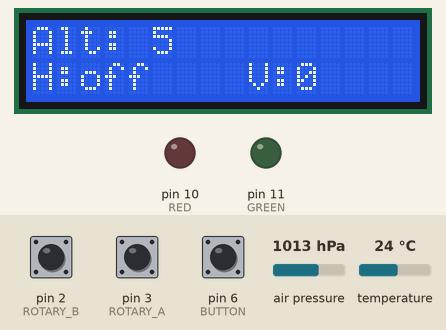
Bench run of a sketch on a simulated Arduino Uno, built with avr-gcc and run on an emulated ATmega328P. Parts: 16×2 character LCD, output pins drawn as LEDs (lit = HIGH). Wiring (inferred from the names in the program): BMP180 pressure sensor at I2C address 0x77. Dashed ring = blinking. The inputs (shaded band) are chosen by the test bench; at power-on: pin 6 (BUTTON) HIGH, air pressure 1013 hPa, pin 2 (ROTARY_B) HIGH, pin 3 (ROTARY_A) HIGH, temperature 24 °C. EEPROM starts erased.

Above: at 5.4 s.
5.5 s: pin 6 (BUTTON) pulled LOW for 0.15 s
At 6.9 s:
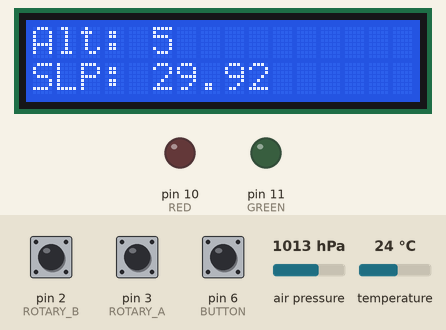
8.6 s: pin 6 (BUTTON) pulled LOW for 0.15 s
At 9.4 s:
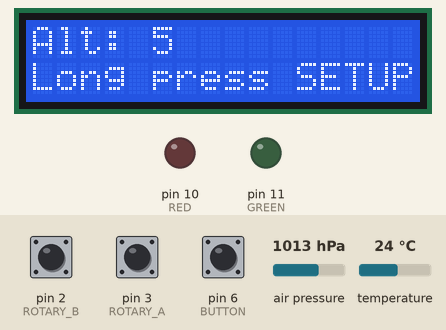
11.7 s: air pressure set to 952 hPa
At 12.05 s:
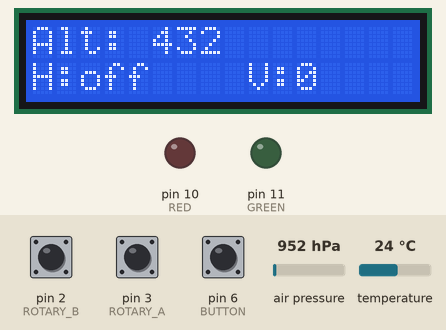
13.4 s: pin 6 (BUTTON) pulled LOW for 3.2 s
At 16.13 s:
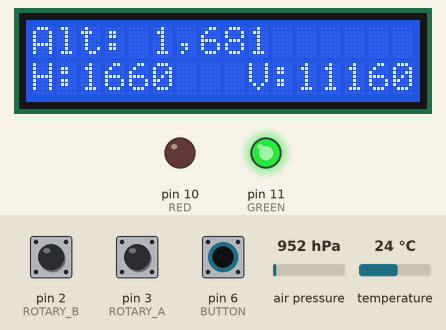
17.2 s: air pressure set to 975 hPa
At 17.59 s:
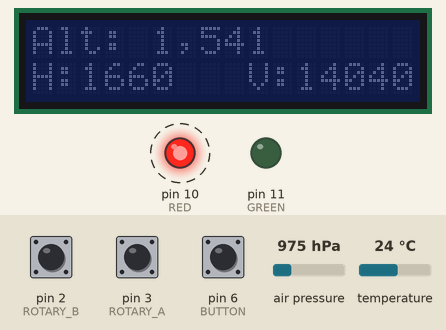
19.4 s: pin 6 (BUTTON) pulled LOW for 1 s
At 21.16 s:
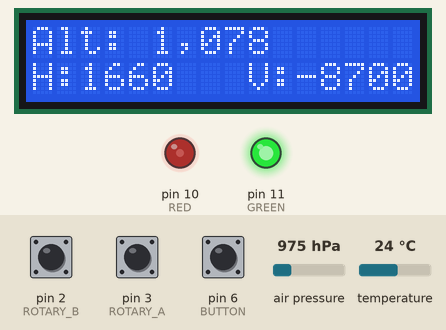
Timing chart, 0 to 22.0 s (numbered marks = the images above; inputs shaded):
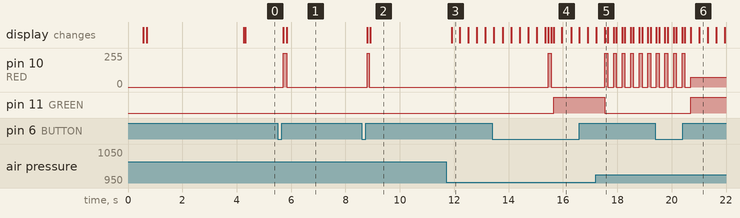

The sketch:

MonkeyAltimeter.ino
```cpp
/******************************************
 * Monkey Altimeter v2.0
 * K.C. Budd -/- phreakmonkey@gmail.com
 ******************************************/

#include <EEPROM.h>
#include <LiquidCrystal_I2C.h>
#include <Wire.h>

#include "Config.h"

LiquidCrystal_I2C lcd(LCDADDR, 2, 1, 0, 4, 5, 6, 7, 3, POSITIVE);

#define BMP085_ADDRESS 0x77   // I2C address of BMP085 / BMP180
const unsigned char OSS = 2;  // BMP085 Oversampling Setting

// BMP085 Calibration values
int ac1;
int ac2;
int ac3;
unsigned int ac4;
unsigned int ac5;
unsigned int ac6;
int b1;
int b2;
int mb;
int mc;
int md;

// b5 is calculated in bmp085GetTemperature(...), this variable is also used in bmp085GetPressure(...)
// so ...Temperature(...) must be called before ...Pressure(...).
long b5;
short temperature;
long pressure;
int32_t altitude;


//  User setup defaults
//  These default values are only used if EEPROM is uninitalized.
#define EEPROM_VERSION 0x04
int16_t variance = VARIANCE;
int16_t arm_threshold = ARM_THRESHOLD;
uint16_t altres_options[11] = {1, 5, 10, 20, 25, 50, 100, 200, 250, 500, 1000};
uint8_t altres = 3;
int16_t alt_offset = 0;  // In feet
int16_t tmp_offset = 0;  // In tenths of a degree C.
uint8_t screenDelay = 3;

#ifndef HEADLESS
// Rotary Encoder
static uint8_t enc_prev_pos = 0;
static uint8_t enc_flags    = 0;
int8_t enc_action = 0; // 1 or -1 if moved, sign is direction
uint8_t enc_cur_pos = 0;
#endif

// Button
int8_t buttonState = HIGH;      // the debounced reading from the input pin
int8_t lastButtonState = HIGH;  // the current state from the input pin
unsigned long lastDebounceTime = 0;
unsigned long debounceDelay = 50;  // the debounce time
unsigned long buttonPressTime = 0;  // Return value (1=short, 2=long)
boolean buttonLockOut = false;
unsigned long lastAction = 0;

// Screen definitions:
#define HOLDVSI  0
#define KOLLSMAN 1
#define SETUP    2

// User Setup screens:
#define S_VARIANCE  5
#define S_ARM       6
#define S_RESOLUT   7
#define S_AOFFSET   8
#define S_SCRNDLY   9
#define S_EXIT     10

uint8_t screen = HOLDVSI;
boolean setupmode = false;

// State variables:
int32_t althold = 0;
float slp = 29.92; // Updated with Kollsman Window function
boolean armed = false;
boolean alarm = false;

unsigned long clockTimer = 0;
unsigned long blinkTimer = 0;
unsigned long VSItimer = 0;
int32_t VSIprevalt = 0;
int fpm;
int8_t button;


void setup()
{
  Wire.begin();
  delay(500);  // Give the LCD a bit to intialize...
  lcd.begin(16, 2);  // initialize the lcd for 16 chars 2 lines, turn on backlight
  delay(100);

  // BANNER
  lcd.clear();
  lcd.setCursor(0, 0);  lcd.print("MonkeyAlt v2.0");
  lcd.setCursor(0, 1);  lcd.print("phreakmonkey.com");

#ifndef HEADLESS
  readConfig();  // Load user defined values
#endif

  bmp085Calibration();
  // Get initial values
  temperature = bmp085GetTemperature(bmp085ReadUT());
  pressure = bmp085GetPressure(bmp085ReadUP());
  altitude = pressureToAlt(pressure);
  VSIprevalt = altitude;
  fpm = 0;

  // Set up input devices
  pinMode(BUTTON, INPUT);
  digitalWrite(BUTTON, HIGH);
#ifndef HEADLESS
  pinMode(ROTARY_A, INPUT);
  pinMode(ROTARY_B, INPUT);
  digitalWrite(ROTARY_A, HIGH);
  digitalWrite(ROTARY_B, HIGH);

  // get an initial reading on the encoder pins
  if (digitalRead(ROTARY_A) == LOW) {
    enc_prev_pos |= (1 << 0);
  }
  if (digitalRead(ROTARY_B) == LOW) {
    enc_prev_pos |= (1 << 1);
  }
#endif

  // LED
  pinMode(RED, OUTPUT);
  pinMode(GREEN, OUTPUT);
  digitalWrite(RED, LOW);
  digitalWrite(GREEN, LOW);

  delay(3500);
  lcd.clear();
}


// **** MAIN LOOP ****
void loop()
{
  if (millis() - clockTimer > 250) {  // ~4 times a second
    temperature = bmp085GetTemperature(bmp085ReadUT());
    pressure = bmp085GetPressure(bmp085ReadUP());
    altitude = ((altitude << 1) + altitude + pressureToAlt(pressure)) >> 2; // four element moving average for smoothness
    if (setupmode) setupOutput();
    else {
      if ((screen != HOLDVSI) && (millis() - lastAction > 1000 * screenDelay))
        screen = HOLDVSI;
      lcdOutput();
    }
    alarmCheck();
    updateLED();
    clockTimer = millis();
  }

#ifndef HEADLESS
  if (millis() - VSItimer > 4000) computeVSI(); // every 4 seconds
  rotaryCheck();  // monitor for rotation
#endif

  buttonCheck();  // results in button: 1 = short press, 2 = long press

  if (alarm) UIalarm();
#ifndef HEADLESS
  else if (setupmode) UIsetup();
#endif
  else UInormal();

  if (blinkTimer && (millis() - blinkTimer > 100)) {
    blinkTimer = 0;
    lcd.backlight();
    digitalWrite(RED, LOW);
  }
}


// ***** UI Routines *****

// ***** INPUT MENU LOGIC *****
void UIalarm()
{
  switch (button) {
    case 1:  // disarm
      armed = false;
      alarm = false;
      break;
    case 2:  // disarm and disable
      armed = false;
      alarm = false;
      althold = 0;
      screen = HOLDVSI;
      break;
  }
  // Proceed in case we're adjusting something when the alarm goes off:
  button = 0;  UInormal();
  return;
}


void UInormal()
{
  switch (button) {
#ifndef HEADLESS
    case 1:  // Next Screen
      lastAction = millis();
      screen = (screen + 1) % 3;
      lcd.clear();
      blinklcd();
      return;
#endif
    case 2:  // ALT HOLD shortcut or ENT SETUP
      lastAction = millis();
      lcd.clear();
      blinklcd();
#ifndef HEADLESS
      if (screen == SETUP) {  // Enter SETUP mode
        lcd.clear();
        setupmode = true;
        althold = 0;
        armed = false;
        screen = S_VARIANCE;
        return;
      }
      althold = (altitude + altres_options[altres] / 2) / altres_options[altres] * altres_options[altres]; // Round to altres
      screen = HOLDVSI;
#else
      // In headless mode we simply toggle althold mode.
      if (althold) althold = 0;
      else althold = altitude;
#endif
      armed = true;
      return;
  }
#ifndef HEADLESS
  if (enc_action) {
    lastAction = millis();
    switch (screen) {
      case HOLDVSI:
        if (enc_action > 0) althold += altres_options[altres];
        else althold -= altres_options[altres];
        althold = constrain(althold, 0, 35000);
        armed = 0;
        break;
      case KOLLSMAN:
        if (enc_action > 0) slp += .01;
        else slp -= .01;
        slp = constrain(slp, 28.90, 31.10);
        altitude = pressureToAlt(pressure);  // Shortcut averaging
        break;
    }
  }
#endif
}

#ifndef HEADLESS
void UIsetup()
{
  switch (button) {
    case 1:  // Next Screen
      screen = ((screen - 4) % 6) + 5;  // rotate thru 5 -> 10
      lcd.clear();
      blinklcd();
      return;
    case 2:  // Save & exit shortcut
      writeConfig();
      setupmode = false;
      screen = HOLDVSI;
      lcd.clear();
      lcd.blink();
      return;
  }
  if (enc_action) {
    switch (screen) {
      case S_VARIANCE:
        if (enc_action > 0) variance += 10;
        else variance -= 10;
        variance = constrain(variance, 10, 1000);
        break;
      case S_ARM:
        if (enc_action > 0) arm_threshold += 10;
        else arm_threshold -= 10;
        arm_threshold = constrain(arm_threshold, 10, 1000);
        break;
      case S_RESOLUT:
        if (enc_action > 0) altres += 1;
        else altres -= 1;
        altres = constrain(altres, 0, 10);
        break;
      case S_AOFFSET:
        if (enc_action > 0) alt_offset += 1;
        else alt_offset -= 1;
        alt_offset = constrain(alt_offset, -250, 250);
        break;
      case S_SCRNDLY:
        if (enc_action > 0) screenDelay += 1;
        else screenDelay -= 1;
        screenDelay = constrain(screenDelay, 2, 10);
        break;
      case S_EXIT:
        if (enc_action > 0) {
          writeConfig();
          setupmode = false;
          screen = KOLLSMAN;
          lcd.clear();
          lcd.blink();
          return;
        }
        else {
          readConfig();  // Reload previous values
          setupmode = false;
          screen = KOLLSMAN;
          lcd.clear();
          lcd.blink();
          return;
        }
    }
  }
  return;
}
#endif


// ***** INPUT DEVICES SENSING *****
void buttonCheck()
{
  int8_t reading = digitalRead(BUTTON);
  if (reading != lastButtonState) {
    lastDebounceTime = millis();
    lastButtonState = reading;
  }
  if ((millis() - lastDebounceTime) > debounceDelay) {
    if (reading != buttonState) {  // Legit change
      buttonState = reading;
      if (buttonState == LOW) buttonPressTime = millis();
      else {
        if (millis() - buttonPressTime < 2000) {
          button = 1;  // Short press return
          return;
        }
        buttonLockOut = false;
      }
    }
    else if (!buttonLockOut && buttonState == LOW && millis() - buttonPressTime >= 2000) {
      buttonLockOut = true;  // We've got it now.
      button = 2; // Long press return
      return;
    }
  }
  button = 0;
  return;
}

#ifndef HEADLESS
void rotaryCheck()
{
  enc_action = 0; // 1 or -1 if moved, sign is direction
  enc_cur_pos = 0;

  // Rotary encoder functions borrowed from code sample at https://learn.adafruit.com/trinket-usb-volume-knob/code

  // read in the encoder state first
  if (bit_is_clear(ROTARY_PORT, ROTARY_A)) {
    enc_cur_pos |= (1 << 0);
  }
  if (bit_is_clear(ROTARY_PORT, ROTARY_B)) {
    enc_cur_pos |= (1 << 1);
  }

  // if any rotation at all
  if (enc_cur_pos != enc_prev_pos)
  {
    if (enc_prev_pos == 0x00)
    {
      // this is the first edge
      if (enc_cur_pos == 0x01) {
        enc_flags |= (1 << 0);
      }
      else if (enc_cur_pos == 0x02) {
        enc_flags |= (1 << 1);
      }
    }

    if (enc_cur_pos == 0x03)
    {
      // this is when the encoder is in the middle of a "step"
      enc_flags |= (1 << 4);
    }
    else if (enc_cur_pos == 0x00)
    {
      // this is the final edge
      if (enc_prev_pos == 0x02) {
        enc_flags |= (1 << 2);
      }
      else if (enc_prev_pos == 0x01) {
        enc_flags |= (1 << 3);
      }

      // check the first and last edge
      // or maybe one edge is missing, if missing then require the middle state
      // this will reject bounces and false movements
      if (bit_is_set(enc_flags, 0) && (bit_is_set(enc_flags, 2) || bit_is_set(enc_flags, 4))) {
        enc_action = 1;
      }
      else if (bit_is_set(enc_flags, 2) && (bit_is_set(enc_flags, 0) || bit_is_set(enc_flags, 4))) {
        enc_action = 1;
      }
      else if (bit_is_set(enc_flags, 1) && (bit_is_set(enc_flags, 3) || bit_is_set(enc_flags, 4))) {
        enc_action = -1;
      }
      else if (bit_is_set(enc_flags, 3) && (bit_is_set(enc_flags, 1) || bit_is_set(enc_flags, 4))) {
        enc_action = -1;
      }
      enc_flags = 0; // reset for next time
    }
  }

  enc_prev_pos = enc_cur_pos;
  return;
}
#endif


// ***** LCD OUTPUT ROUTINES *****
void setupOutput()
{
  // User SETUP Menu screens:
  char altDisplay[14];
  lcd.setCursor(0, 0);

  switch (screen) {
    case S_VARIANCE:
      lcd.print("Set Alert at    ");
      lcd.setCursor(0, 1);
      lcd.print("+/- ");
      lcd.print(variance);
      lcd.print(" ft       ");
      break;
    case S_ARM:
      lcd.print("Set Arm within  ");
      lcd.setCursor(0, 1);
      lcd.print("+/- ");
      lcd.print(arm_threshold);
      lcd.print(" ft       ");
      break;
    case S_RESOLUT:
      lcd.print("Hold Resolution:");
      lcd.setCursor(0, 1);
      lcd.print(altres_options[altres]);
      lcd.print(" ft           ");
      break;
    case S_AOFFSET:
      lcd.print("Altitude offset:");
      lcd.setCursor(0, 1);
      if (alt_offset > 0) lcd.print("+");
      lcd.print(alt_offset);
      lcd.print(" ft           ");
      break;
    case S_SCRNDLY:
      lcd.print("Screen Delay:    ");
      lcd.setCursor(0, 1);
      lcd.print(screenDelay);
      lcd.print(" seconds        ");
      break;
    case S_EXIT:
      lcd.print("Right to save,  ");
      lcd.setCursor(0, 1);
      lcd.print("Left to cancel. ");
      break;
  }
}


void lcdOutput()
{
  // LCD screens:
  char altDisplay[14];
  lcd.setCursor(0, 0);
  lcd.print("Alt: ");
  if (altitude > 0) lcd.print(valToStr(altitude, altDisplay, 14, ','));
  else lcd.print(altitude);
  lcd.print("          ");

  lcd.setCursor(0, 1);
  switch (screen) {
    case KOLLSMAN:
      lcd.print("SLP: ");
      lcd.print(slp);
      lcd.print("      ");
      break;

    case HOLDVSI:
      lcd.print("H:");
      if (althold == 0) lcd.print("off");
      else lcd.print(althold);
      lcd.print("      ");
      lcd.setCursor(9,1);
      lcd.print("V:");
      lcd.print(fpm);
      lcd.print("    ");
      break;

    case SETUP:
      lcd.print("Long press SETUP");
      break;
  }
  return;
}


void blinklcd()
{
  lcd.noBacklight();
  digitalWrite(RED, HIGH);
  blinkTimer = millis();
}


void updateLED()
{
  if (!althold) {
    digitalWrite(RED, LOW);
    digitalWrite(GREEN, LOW);
    return;
  }
  if (alarm) {
    digitalWrite(RED, HIGH);
    digitalWrite(GREEN, LOW);
    return;
  }
  if (armed) {
    digitalWrite(RED, LOW);
    digitalWrite(GREEN, HIGH);
    return;
  }
  analogWrite(RED, 75);
  digitalWrite(GREEN, HIGH);
  return;
}


void alarmCheck()
{
  alarm = false;
  if (althold) {
    if (armed) {
      if (abs(altitude - althold) > variance) { // ** ALARM  **
        alarm = true;
        blinklcd();
      }
    }
    else if (abs(altitude - althold) < arm_threshold) armed = true;
  }
}


// ***** EEPROM *****
void readConfig()
{
  /*** EEPROM Values:
   *  int8_t EEPROM_VERSION  0x02
   *  int16_t variance       default: 50
   *  int16_t arm_threshold  default: 50
   *  uint16_t altres        default: 20
   *  int16_t alt_offset     default: 0
   *  int16_t tmp_offset     default: 0
   ***/
  int8_t eeprom_ver;
  uint16_t eeAddress = 0;
  EEPROM.get(eeAddress, eeprom_ver); eeAddress += sizeof(eeprom_ver);
  if (eeprom_ver != EEPROM_VERSION)
  {
    writeConfig();
    return;
  }
  EEPROM.get(eeAddress, variance); eeAddress += sizeof(variance);
  EEPROM.get(eeAddress, arm_threshold); eeAddress += sizeof(arm_threshold);
  EEPROM.get(eeAddress, altres); eeAddress += sizeof(altres);
  EEPROM.get(eeAddress, alt_offset); eeAddress += sizeof(alt_offset);
  EEPROM.get(eeAddress, screenDelay); eeAddress += sizeof(screenDelay);
  return;
}


void writeConfig()
{
  int8_t eeprom_ver = EEPROM_VERSION;
  uint16_t eeAddress = 0;

  EEPROM.put(eeAddress, eeprom_ver); eeAddress += sizeof(eeprom_ver);
  EEPROM.put(eeAddress, variance); eeAddress += sizeof(variance);
  EEPROM.put(eeAddress, arm_threshold); eeAddress += sizeof(arm_threshold);
  EEPROM.put(eeAddress, altres); eeAddress += sizeof(altres);
  EEPROM.put(eeAddress, alt_offset); eeAddress += sizeof(alt_offset);
  EEPROM.put(eeAddress, screenDelay); eeAddress += sizeof(screenDelay);
  return;
}


// ***** COMPUTATION / LOGIC ROUTINES *****


void computeVSI()
{
  fpm = (int)((altitude - VSIprevalt)) / (int)((millis() - VSItimer) / 1000) * 60;
  VSIprevalt = altitude;
  VSItimer = millis();
}


//----- BMP085 Calculation Routines.  See BMP085 datasheet for details. -----
long pressureToAlt(long pres)
{
  long alt;
  long SLPinPA;
  SLPinPA = slp * 3386.389;
  //alt = (float)44330 * (1 - pow((float)pressure/SLPinPA, 0.190295)) * 3.28084;
  alt = (float)145439.6372 * (1 - pow((float)pressure / SLPinPA, 0.190295));
  return (alt + alt_offset);
}

// Stores all of the bmp085's calibration values into global variables
// Calibration values are required to calculate temp and pressure
// This function should be called at the beginning of the program
void bmp085Calibration()
{
  ac1 = bmp085ReadInt(0xAA);
  ac2 = bmp085ReadInt(0xAC);
  ac3 = bmp085ReadInt(0xAE);
  ac4 = bmp085ReadInt(0xB0);
  ac5 = bmp085ReadInt(0xB2);
  ac6 = bmp085ReadInt(0xB4);
  b1 = bmp085ReadInt(0xB6);
  b2 = bmp085ReadInt(0xB8);
  mb = bmp085ReadInt(0xBA);
  mc = bmp085ReadInt(0xBC);
  md = bmp085ReadInt(0xBE);
}

// Calculate temperature given ut.
// Value returned will be in units of 0.1 deg C
short bmp085GetTemperature(unsigned int ut)
{
  long x1, x2;

  x1 = (((long)ut - (long)ac6) * (long)ac5) >> 15;
  x2 = ((long)mc << 11) / (x1 + md);
  b5 = x1 + x2;

  return ((b5 + 8) >> 4);
}

// Calculate pressure given up
// calibration values must be known
// b5 is also required so bmp085GetTemperature(...) must be called first.
// Value returned will be pressure in units of Pa.
long bmp085GetPressure(unsigned long up)
{
  long x1, x2, x3, b3, b6, p;
  unsigned long b4, b7;

  b6 = b5 - 4000;
  // Calculate B3
  x1 = (b2 * (b6 * b6) >> 12) >> 11;
  x2 = (ac2 * b6) >> 11;
  x3 = x1 + x2;
  b3 = (((((long)ac1) * 4 + x3) << OSS) + 2) >> 2;

  // Calculate B4
  x1 = (ac3 * b6) >> 13;
  x2 = (b1 * ((b6 * b6) >> 12)) >> 16;
  x3 = ((x1 + x2) + 2) >> 2;
  b4 = (ac4 * (unsigned long)(x3 + 32768)) >> 15;

  b7 = ((unsigned long)(up - b3) * (50000 >> OSS));
  if (b7 < 0x80000000)
    p = (b7 << 1) / b4;
  else
    p = (b7 / b4) << 1;

  x1 = (p >> 8) * (p >> 8);
  x1 = (x1 * 3038) >> 16;
  x2 = (-7357 * p) >> 16;
  p += (x1 + x2 + 3791) >> 4;

  return p;
}

// Read 1 byte from the BMP085 at 'address'
char bmp085Read(unsigned char address)
{
  unsigned char data;

  Wire.beginTransmission(BMP085_ADDRESS);
  Wire.write(address);
  Wire.endTransmission();

  Wire.requestFrom(BMP085_ADDRESS, 1);
  while (!Wire.available())
    ;

  return Wire.read();
}

// Read 2 bytes from the BMP085
// First byte will be from 'address'
// Second byte will be from 'address'+1
int bmp085ReadInt(unsigned char address)
{
  unsigned char msb, lsb;

  Wire.beginTransmission(BMP085_ADDRESS);
  Wire.write(address);
  Wire.endTransmission();

  Wire.requestFrom(BMP085_ADDRESS, 2);
  while (Wire.available() < 2)
    ;
  msb = Wire.read();
  lsb = Wire.read();

  return (int) msb << 8 | lsb;
}

// Read the uncompensated temperature value
unsigned int bmp085ReadUT()
{
  unsigned int ut;

  // Write 0x2E into Register 0xF4
  // This requests a temperature reading
  Wire.beginTransmission(BMP085_ADDRESS);
  Wire.write(0xF4);
  Wire.write(0x2E);
  Wire.endTransmission();

  // Wait at least 4.5ms
  delay(5);

  // Read two bytes from registers 0xF6 and 0xF7
  ut = bmp085ReadInt(0xF6);
  return ut;
}

// Read the uncompensated pressure value
unsigned long bmp085ReadUP()
{
  unsigned char msb, lsb, xlsb;
  unsigned long up = 0;

  // Write 0x34+(OSS<<6) into register 0xF4
  // Request a pressure reading w/ oversampling setting
  Wire.beginTransmission(BMP085_ADDRESS);
  Wire.write(0xF4);
  Wire.write(0x34 + (OSS << 6));
  Wire.endTransmission();

  // Wait for conversion, delay time dependent on OSS
  delay(2 + (3 << OSS));

  // Read register 0xF6 (MSB), 0xF7 (LSB), and 0xF8 (XLSB)
  Wire.beginTransmission(BMP085_ADDRESS);
  Wire.write(0xF6);
  Wire.endTransmission();
  Wire.requestFrom(BMP085_ADDRESS, 3);

  // Wait for data to become available
  while (Wire.available() < 3)
    ;
  msb = Wire.read();
  lsb = Wire.read();
  xlsb = Wire.read();

  up = (((unsigned long) msb << 16) | ((unsigned long) lsb << 8) | (unsigned long) xlsb) >> (8 - OSS);

  return up;
}

// ***** MISCELLANEOUS

/*
 ** valToStr
 *
 * Convert a value to a string of decimal digits with optional
 * thousands separators and a null termination.
 *
 * 'val'     is the value to convert
 * 'buf'     points to a buffer in which to place the characters
 * 'bufSize' gives the size of the buffer (should be >= 14)
 * 'sepChar' is the thousands separator (if non-zero)
 *
 * The return value will be null if the buffer is too small.  Otherwise,
 * the return value will point to the most significant digit of the string.
 *
 */
char * valToStr(uint32_t val, char *buf, uint8_t bufSize, char sepChar)
{
  // validate the parameters, return null on error
  if ((bufSize < 2) || (buf == (char *)0))
    return ((char *)0);

  // put a null at the end of the buffer, adjust the size
  buf += bufSize--;
  *(--buf) = '\0';

  // special case: value equal zero
  if (val == 0)
  {
    *(--buf) = '0';
  }
  else
  {
    uint8_t digCnt = 0;

    // general case: possibly multiple digits with thousands separators
    while ((val != 0) && bufSize)
    {
      // add a thousands separator every three digits
      if (sepChar && (digCnt >= 3) && (bufSize > 1))
      {
        *(--buf) = sepChar;
        bufSize--;
        digCnt = 0;
      }

      // add another digit to the buffer
      *(--buf) = (char)(val % 10) | '0';
      digCnt++;
      bufSize--;

      // prepare for producing the next digit
      val /= 10;
    }
  }

  // return a pointer to the completed string
  return (buf);
}
```

Source omitted: Config.h (1200 bytes)

Measured:
- after the input at 5.5 s, pin 10 (RED): 0/255 → 255/255 after 0.20 s, → 0/255 0.13 s later; the display: first changes after 0.20 s (image 1 shows a later state)
- after the input at 8.6 s, pin 10 (RED): 0/255 → 255/255 after 0.20 s, → 0/255 0.06 s later; the display: first changes after 0.20 s (image 2 shows a later state)
- after the input at 11.7 s, the display: changes after 0.21 s (image 3)
- after the input at 13.4 s, pin 10 (RED): 0/255 → 255/255 after 2.1 s, → 0/255 0.10 s later; pin 11 (GREEN): LOW → HIGH after 2.3 s; the display: first differs from a run without the input after 2.1 s (image 4 shows a later state)
- after the input at 17.2 s, pin 10 (RED): alternates 255/255 for 0.10 s and 0/255 for 0.21 s, starting after 0.35 s; pin 11 (GREEN): HIGH → LOW after 0.35 s; the display: first differs from a run without the input after 0.35 s (image 5)
- after the input at 19.4 s, pin 11 (GREEN): LOW → HIGH after 1.3 s
